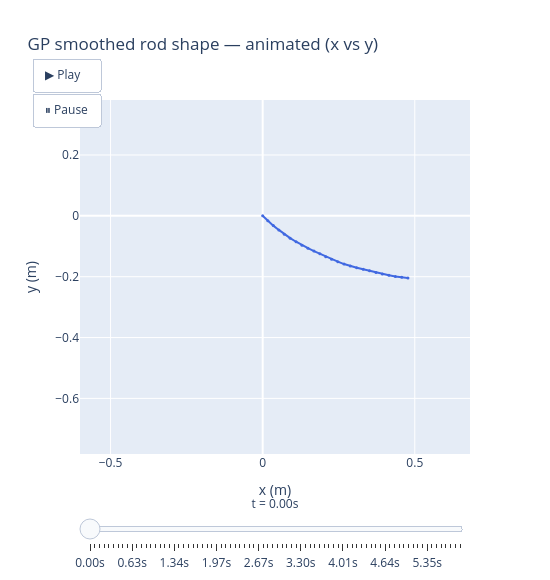
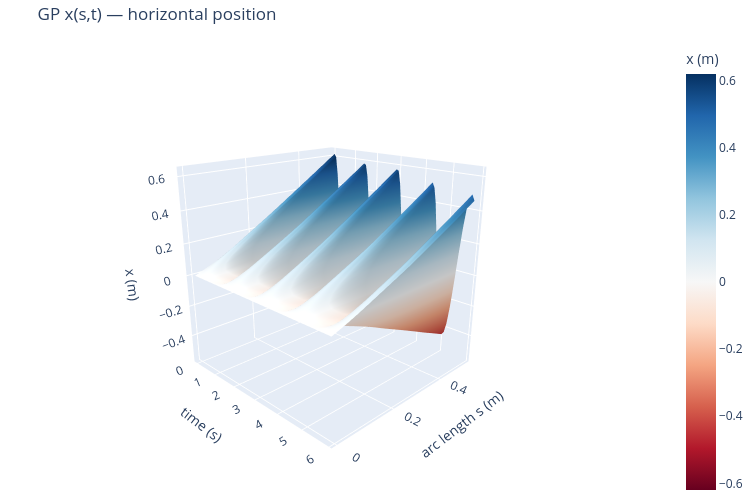
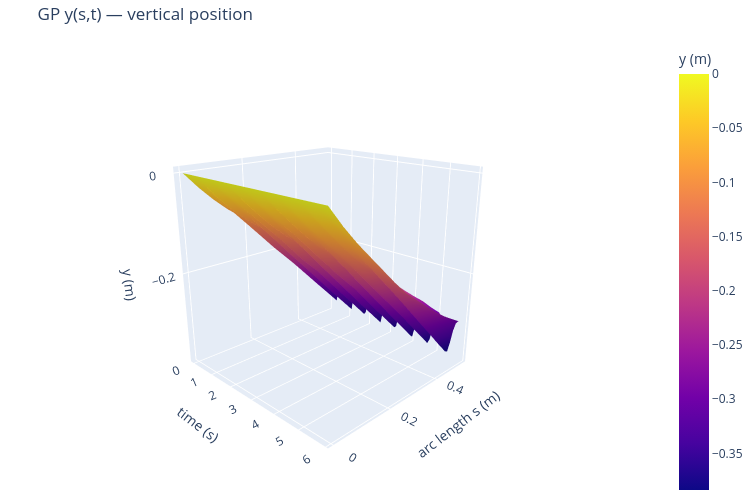

The notebook cell saved with these charts, in order:
### Code cell
import plotly.graph_objects as go

# ── 1. Animated rod shape: physical x vs y at each frame ─────────────────
_anim_idx = np.linspace(0, n_frames - 1, 80, dtype=int)

print(f'Visualization summary:')
print(f'  Animation : {len(_anim_idx)} frames × {N_TRAIN_PTS} nodes = {len(_anim_idx)*N_TRAIN_PTS} points')

frames = []
for _i in _anim_idx:
    frames.append(go.Frame(
        data=[go.Scatter(x=x_gp_all[_i], y=y_gp_all[_i],
                         mode='lines+markers',
                         line=dict(color='royalblue', width=2),
                         marker=dict(size=3, color='royalblue'))],
        name=str(_i),
        layout=go.Layout(title_text=f'GP rod shape — t = {t_raw[_i]:.2f} s')
    ))

_x_range = [x_gp_all.min() * 1.1, x_gp_all.max() * 1.1]
_y_range = [y_gp_all.min() * 1.1, 0.02]

fig_anim = go.Figure(
    data=[go.Scatter(x=x_gp_all[0], y=y_gp_all[0],
                     mode='lines+markers',
                     line=dict(color='royalblue', width=2),
                     marker=dict(size=3))],
    layout=go.Layout(
        title='GP smoothed rod shape — animated (x vs y)',
        xaxis=dict(title='x (m)', range=_x_range, constrain='domain'),
        yaxis=dict(title='y (m)', range=_y_range, scaleanchor='x', scaleratio=1),
        updatemenus=[dict(
            type='buttons', showactive=False, y=1.12, x=0.05,
            buttons=[
                dict(label='▶ Play', method='animate',
                     args=[None, dict(frame=dict(duration=30, redraw=True),
                                      fromcurrent=True, mode='immediate')]),
                dict(label='⏸ Pause', method='animate',
                     args=[[None], dict(frame=dict(duration=0), mode='immediate')])
            ])],
        sliders=[dict(
            steps=[dict(args=[[f.name], dict(frame=dict(duration=0), mode='immediate')],
                        method='animate',
                        label=f'{t_raw[int(f.name)]:.2f}s') for f in frames],
            x=0.0, len=1.0, y=-0.05,
            currentvalue=dict(prefix='t = ', visible=True, xanchor='center'))],
        width=550, height=580
    ),
    frames=frames
)
fig_anim.show()

# ── 2. x(s,t) and y(s,t) surfaces with proper 1D axes ───────────────────
_stride    = 1
_fr        = np.arange(0, n_frames, _stride)
_node_step = 2
_nodes     = np.arange(0, N_TRAIN_PTS, _node_step)
_t_ax      = t_raw[_fr]                           # 1D (n_t,)
_s_ax      = np.linspace(0, L0, len(_nodes))      # 1D (n_s,)
_X         = x_gp_all[_fr, :][:, _nodes].T        # (n_s, n_t)
_Y         = y_gp_all[_fr, :][:, _nodes].T        # (n_s, n_t)

print(f'  x(s,t) surface: {len(_fr)} time pts (stride={_stride}) × '
      f'{len(_nodes)} spatial nodes (stride={_node_step}) = {_X.size} points')
print(f'  y(s,t) surface: same grid = {_Y.size} points')

for Z, cs, lbl, title in [
    (_X, 'RdBu',   'x (m)', 'GP x(s,t) — horizontal position'),
    (_Y, 'plasma', 'y (m)', 'GP y(s,t) — vertical position'),
]:
    kw = dict(cmid=0) if cs == 'RdBu' else {}
    fig = go.Figure(go.Surface(
        x=_t_ax, y=_s_ax, z=Z,
        colorscale=cs, colorbar=dict(title=lbl), **kw
    ))
    fig.update_layout(
        title=title,
        scene=dict(
            xaxis_title='time (s)',
            yaxis_title='arc length s (m)',
            zaxis_title=lbl,
            camera=dict(eye=dict(x=1.8, y=-1.8, z=0.9))
        ),
        width=750, height=500, margin=dict(l=0, r=0, t=40, b=0)
    )
    fig.show()

### Figure 1 — Plotly figure (JSON) as saved in the notebook; plotly's stock layout.template omitted (floating-point values rounded to 4 significant figures)
{"data": [{"line": {"color": "royalblue", "width": 2}, "marker": {"size": 3}, "mode": "lines+markers", "type": "scatter", "x": [0.0, 0.01699, 0.03491, 0.05308, 0.07124, 0.09038, 0.1097, 0.1291, 0.1489, 0.1686, 0.1881, 0.2073, 0.2267, 0.2471, 0.2674, 0.2881, 0.3092, 0.3304, 0.3515, 0.3724, 0.3936, 0.415, 0.4363, 0.4572, 0.4776], "y": [0.0, -0.01636, -0.03213, -0.04625, -0.06045, -0.07324, -0.08507, -0.09662, -0.1064, -0.1157, -0.125, -0.1341, -0.1429, -0.1507, -0.1585, -0.1651, -0.1703, -0.1756, -0.1809, -0.1862, -0.1911, -0.1952, -0.1992, -0.2018, -0.204]}], "layout": {"height": 580, "sliders": [{"currentvalue": {"prefix": "t = ", "visible": true, "xanchor": "center"}, "len": 1, "steps": [{"args": [["0"], {"frame": {"duration": 0}, "mode": "immediate"}], "label": "0.00s", "method": "animate"}, {"args": [["0"], {"frame": {"duration": 0}, "mode": "immediate"}], "label": "0.00s", "method": "animate"}, {"args": [["1"], {"frame": {"duration": 0}, "mode": "immediate"}], "label": "0.08s", "method": "animate"}, {"args": [["2"], {"frame": {"duration": 0}, "mode": "immediate"}], "label": "0.16s", "method": "animate"}, {"args": [["3"], {"frame": {"duration": 0}, "mode": "immediate"}], "label": "0.24s", "method": "animate"}, {"args": [["4"], {"frame": {"duration": 0}, "mode": "immediate"}], "label": "0.31s", "method": "animate"}, {"args": [["5"], {"frame": {"duration": 0}, "mode": "immediate"}], "label": "0.39s", "method": "animate"}, {"args": [["6"], {"frame": {"duration": 0}, "mode": "immediate"}], "label": "0.47s", "method": "animate"}, {"args": [["7"], {"frame": {"duration": 0}, "mode": "immediate"}], "label": "0.55s", "method": "animate"}, {"args": [["8"], {"frame": {"duration": 0}, "mode": "immediate"}], "label": "0.63s", "method": "animate"}, {"args": [["9"], {"frame": {"duration": 0}, "mode": "immediate"}], "label": "0.71s", "method": "animate"}, {"args": [["10"], {"frame": {"duration": 0}, "mode": "immediate"}], "label": "0.79s", "method": "animate"}, {"args": [["11"], {"frame": {"duration": 0}, "mode": "immediate"}], "label": "0.86s", "method": "animate"}, {"args": [["12"], {"frame": {"duration": 0}, "mode": "immediate"}], "label": "0.94s", "method": "animate"}, {"args": [["13"], {"frame": {"duration": 0}, "mode": "immediate"}], "label": "1.02s", "method": "animate"}, {"args": [["14"], {"frame": {"duration": 0}, "mode": "immediate"}], "label": "1.10s", "method": "animate"}, {"args": [["15"], {"frame": {"duration": 0}, "mode": "immediate"}], "label": "1.18s", "method": "animate"}, {"args": [["16"], {"frame": {"duration": 0}, "mode": "immediate"}], "label": "1.26s", "method": "animate"}, {"args": [["17"], {"frame": {"duration": 0}, "mode": "immediate"}], "label": "1.34s", "method": "animate"}, {"args": [["18"], {"frame": {"duration": 0}, "mode": "immediate"}], "label": "1.42s", "method": "animate"}, {"args": [["18"], {"frame": {"duration": 0}, "mode": "immediate"}], "label": "1.42s", "method": "animate"}, {"args": [["19"], {"frame": {"duration": 0}, "mode": "immediate"}], "label": "1.49s", "method": "animate"}, {"args": [["20"], {"frame": {"duration": 0}, "mode": "immediate"}], "label": "1.57s", "method": "animate"}, {"args": [["21"], {"frame": {"duration": 0}, "mode": "immediate"}], "label": "1.65s", "method": "animate"}, {"args": [["22"], {"frame": {"duration": 0}, "mode": "immediate"}], "label": "1.73s", "method": "animate"}, {"args": [["23"], {"frame": {"duration": 0}, "mode": "immediate"}], "label": "1.81s", "method": "animate"}, {"args": [["24"], {"frame": {"duration": 0}, "mode": "immediate"}], "label": "1.89s", "method": "animate"}, {"args": [["25"], {"frame": {"duration": 0}, "mode": "immediate"}], "label": "1.97s", "method": "animate"}, {"args": [["26"], {"frame": {"duration": 0}, "mode": "immediate"}], "label": "2.04s", "method": "animate"}, {"args": [["27"], {"frame": {"duration": 0}, "mode": "immediate"}], "label": "2.12s", "method": "animate"}, {"args": [["28"], {"frame": {"duration": 0}, "mode": "immediate"}], "label": "2.20s", "method": "animate"}, {"args": [["29"], {"frame": {"duration": 0}, "mode": "immediate"}], "label": "2.28s", "method": "animate"}, {"args": [["30"], {"frame": {"duration": 0}, "mode": "immediate"}], "label": "2.36s", "method": "animate"}, {"args": [["31"], {"frame": {"duration": 0}, "mode": "immediate"}], "label": "2.44s", "method": "animate"}, {"args": [["32"], {"frame": {"duration": 0}, "mode": "immediate"}], "label": "2.52s", "method": "animate"}, {"args": [["33"], {"frame": {"duration": 0}, "mode": "immediate"}], "label": "2.59s", "method": "animate"}, {"args": [["34"], {"frame": {"duration": 0}, "mode": "immediate"}], "label": "2.67s", "method": "animate"}, {"args": [["35"], {"frame": {"duration": 0}, "mode": "immediate"}], "label": "2.75s", "method": "animate"}, {"args": [["36"], {"frame": {"duration": 0}, "mode": "immediate"}], "label": "2.83s", "method": "animate"}, {"args": [["37"], {"frame": {"duration": 0}, "mode": "immediate"}], "label": "2.91s", "method": "animate"}, {"args": [["37"], {"frame": {"duration": 0}, "mode": "immediate"}], "label": "2.91s", "method": "animate"}, {"args": [["38"], {"frame": {"duration": 0}, "mode": "immediate"}], "label": "2.99s", "method": "animate"}, {"args": [["39"], {"frame": {"duration": 0}, "mode": "immediate"}], "label": "3.07s", "method": "animate"}, {"args": [["40"], {"frame": {"duration": 0}, "mode": "immediate"}], "label": "3.14s", "method": "animate"}, {"args": [["41"], {"frame": {"duration": 0}, "mode": "immediate"}], "label": "3.22s", "method": "animate"}, {"args": [["42"], {"frame": {"duration": 0}, "mode": "immediate"}], "label": "3.30s", "method": "animate"}, {"args": [["43"], {"frame": {"duration": 0}, "mode": "immediate"}], "label": "3.38s", "method": "animate"}, {"args": [["44"], {"frame": {"duration": 0}, "mode": "immediate"}], "label": "3.46s", "method": "animate"}, {"args": [["45"], {"frame": {"duration": 0}, "mode": "immediate"}], "label": "3.54s", "method": "animate"}, {"args": [["46"], {"frame": {"duration": 0}, "mode": "immediate"}], "label": "3.62s", "method": "animate"}, {"args": [["47"], {"frame": {"duration": 0}, "mode": "immediate"}], "label": "3.69s", "method": "animate"}, {"args": [["48"], {"frame": {"duration": 0}, "mode": "immediate"}], "label": "3.77s", "method": "animate"}, {"args": [["49"], {"frame": {"duration": 0}, "mode": "immediate"}], "label": "3.85s", "method": "animate"}, {"args": [["50"], {"frame": {"duration": 0}, "mode": "immediate"}], "label": "3.93s", "method": "animate"}, {"args": [["51"], {"frame": {"duration": 0}, "mode": "immediate"}], "label": "4.01s", "method": "animate"}, {"args": [["52"], {"frame": {"duration": 0}, "mode": "immediate"}], "label": "4.09s", "method": "animate"}, {"args": [["53"], {"frame": {"duration": 0}, "mode": "immediate"}], "label": "4.17s", "method": "animate"}, {"args": [["54"], {"frame": {"duration": 0}, "mode": "immediate"}], "label": "4.25s", "method": "animate"}, {"args": [["55"], {"frame": {"duration": 0}, "mode": "immediate"}], "label": "4.32s", "method": "animate"}, {"args": [["56"], {"frame": {"duration": 0}, "mode": "immediate"}], "label": "4.40s", "method": "animate"}, {"args": [["56"], {"frame": {"duration": 0}, "mode": "immediate"}], "label": "4.40s", "method": "animate"}, {"args": [["57"], {"frame": {"duration": 0}, "mode": "immediate"}], "label": "4.48s", "method": "animate"}, {"args": [["58"], {"frame": {"duration": 0}, "mode": "immediate"}], "label": "4.56s", "method": "animate"}, {"args": [["59"], {"frame": {"duration": 0}, "mode": "immediate"}], "label": "4.64s", "method": "animate"}, {"args": [["60"], {"frame": {"duration": 0}, "mode": "immediate"}], "label": "4.72s", "method": "animate"}, {"args": [["61"], {"frame": {"duration": 0}, "mode": "immediate"}], "label": "4.80s", "method": "animate"}, {"args": [["62"], {"frame": {"duration": 0}, "mode": "immediate"}], "label": "4.87s", "method": "animate"}, {"args": [["63"], {"frame": {"duration": 0}, "mode": "immediate"}], "label": "4.95s", "method": "animate"}, {"args": [["64"], {"frame": {"duration": 0}, "mode": "immediate"}], "label": "5.03s", "method": "animate"}, {"args": [["65"], {"frame": {"duration": 0}, "mode": "immediate"}], "label": "5.11s", "method": "animate"}, {"args": [["66"], {"frame": {"duration": 0}, "mode": "immediate"}], "label": "5.19s", "method": "animate"}, {"args": [["67"], {"frame": {"duration": 0}, "mode": "immediate"}], "label": "5.27s", "method": "animate"}, {"args": [["68"], {"frame": {"duration": 0}, "mode": "immediate"}], "label": "5.35s", "method": "animate"}, {"args": [["69"], {"frame": {"duration": 0}, "mode": "immediate"}], "label": "5.42s", "method": "animate"}, {"args": [["70"], {"frame": {"duration": 0}, "mode": "immediate"}], "label": "5.50s", "method": "animate"}, {"args": [["71"], {"frame": {"duration": 0}, "mode": "immediate"}], "label": "5.58s", "method": "animate"}, {"args": [["72"], {"frame": {"duration": 0}, "mode": "immediate"}], "label": "5.66s", "method": "animate"}, {"args": [["73"], {"frame": {"duration": 0}, "mode": "immediate"}], "label": "5.74s", "method": "animate"}, {"args": [["74"], {"frame": {"duration": 0}, "mode": "immediate"}], "label": "5.82s", "method": "animate"}, {"args": [["75"], {"frame": {"duration": 0}, "mode": "immediate"}], "label": "5.90s", "method": "animate"}], "x": 0, "y": -0.05}], "title": {"text": "GP smoothed rod shape — animated (x vs y)"}, "updatemenus": [{"buttons": [{"args": [null, {"frame": {"duration": 30, "redraw": true}, "fromcurrent": true, "mode": "immediate"}], "label": "▶ Play", "method": "animate"}, {"args": [[null], {"frame": {"duration": 0}, "mode": "immediate"}], "label": "⏸ Pause", "method": "animate"}], "showactive": false, "type": "buttons", "x": 0.05, "y": 1.12}], "width": 550, "xaxis": {"constrain": "domain", "range": [-0.6004, 0.6815], "title": {"text": "x (m)"}}, "yaxis": {"range": [-0.422, 0.02], "scaleanchor": "x", "scaleratio": 1, "title": {"text": "y (m)"}}}}

### Figure 2 — Plotly figure (JSON) as saved in the notebook; plotly's stock layout.template omitted (floating-point values rounded to 4 significant figures; data arrays with more than 128 entries replaced by an {"elided": "..."} marker saying what was removed)
{"data": [{"cmid": 0, "colorbar": {"title": {"text": "x (m)"}}, "colorscale": [[0, "rgb(103,0,31)"], [0.1, "rgb(178,24,43)"], [0.2, "rgb(214,96,77)"], [0.3, "rgb(244,165,130)"], [0.4, "rgb(253,219,199)"], [0.5, "rgb(247,247,247)"], [0.6, "rgb(209,229,240)"], [0.7, "rgb(146,197,222)"], [0.8, "rgb(67,147,195)"], [0.9, "rgb(33,102,172)"], [1, "rgb(5,48,97)"]], "type": "surface", "x": [0.0, 0.07862, 0.1572, 0.2358, 0.3145, 0.3931, 0.4717, 0.5503, 0.6289, 0.7075, 0.7862, 0.8648, 0.9434, 1.022, 1.101, 1.179, 1.258, 1.336, 1.415, 1.494, 1.572, 1.651, 1.73, 1.808, 1.887, 1.965, 2.044, 2.123, 2.201, 2.28, 2.358, 2.437, 2.516, 2.594, 2.673, 2.752, 2.83, 2.909, 2.987, 3.066, 3.145, 3.223, 3.302, 3.381, 3.459, 3.538, 3.616, 3.695, 3.774, 3.852, 3.931, 4.009, 4.088, 4.167, 4.245, 4.324, 4.403, 4.481, 4.56, 4.638, 4.717, 4.796, 4.874, 4.953, 5.031, 5.11, 5.189, 5.267, 5.346, 5.425, 5.503, 5.582, 5.66, 5.739, 5.818, 5.896], "y": [0.0, 0.04375, 0.0875, 0.1313, 0.175, 0.2188, 0.2625, 0.3063, 0.35, 0.3938, 0.4375, 0.4813, 0.525], "z": {"elided": "13x76 float values"}}], "layout": {"height": 500, "margin": {"b": 0, "l": 0, "r": 0, "t": 40}, "scene": {"camera": {"eye": {"x": 1.8, "y": -1.8, "z": 0.9}}, "xaxis": {"title": {"text": "time (s)"}}, "yaxis": {"title": {"text": "arc length s (m)"}}, "zaxis": {"title": {"text": "x (m)"}}}, "title": {"text": "GP x(s,t) — horizontal position"}, "width": 750}}

### Figure 3 — Plotly figure (JSON) as saved in the notebook; plotly's stock layout.template omitted (floating-point values rounded to 4 significant figures; data arrays with more than 128 entries replaced by an {"elided": "..."} marker saying what was removed)
{"data": [{"colorbar": {"title": {"text": "y (m)"}}, "colorscale": [[0, "#0d0887"], [0.1111, "#46039f"], [0.2222, "#7201a8"], [0.3333, "#9c179e"], [0.4444, "#bd3786"], [0.5556, "#d8576b"], [0.6667, "#ed7953"], [0.7778, "#fb9f3a"], [0.8889, "#fdca26"], [1, "#f0f921"]], "type": "surface", "x": [0.0, 0.07862, 0.1572, 0.2358, 0.3145, 0.3931, 0.4717, 0.5503, 0.6289, 0.7075, 0.7862, 0.8648, 0.9434, 1.022, 1.101, 1.179, 1.258, 1.336, 1.415, 1.494, 1.572, 1.651, 1.73, 1.808, 1.887, 1.965, 2.044, 2.123, 2.201, 2.28, 2.358, 2.437, 2.516, 2.594, 2.673, 2.752, 2.83, 2.909, 2.987, 3.066, 3.145, 3.223, 3.302, 3.381, 3.459, 3.538, 3.616, 3.695, 3.774, 3.852, 3.931, 4.009, 4.088, 4.167, 4.245, 4.324, 4.403, 4.481, 4.56, 4.638, 4.717, 4.796, 4.874, 4.953, 5.031, 5.11, 5.189, 5.267, 5.346, 5.425, 5.503, 5.582, 5.66, 5.739, 5.818, 5.896], "y": [0.0, 0.04375, 0.0875, 0.1313, 0.175, 0.2188, 0.2625, 0.3063, 0.35, 0.3938, 0.4375, 0.4813, 0.525], "z": {"elided": "13x76 float values"}}], "layout": {"height": 500, "margin": {"b": 0, "l": 0, "r": 0, "t": 40}, "scene": {"camera": {"eye": {"x": 1.8, "y": -1.8, "z": 0.9}}, "xaxis": {"title": {"text": "time (s)"}}, "yaxis": {"title": {"text": "arc length s (m)"}}, "zaxis": {"title": {"text": "y (m)"}}}, "title": {"text": "GP y(s,t) — vertical position"}, "width": 750}}
